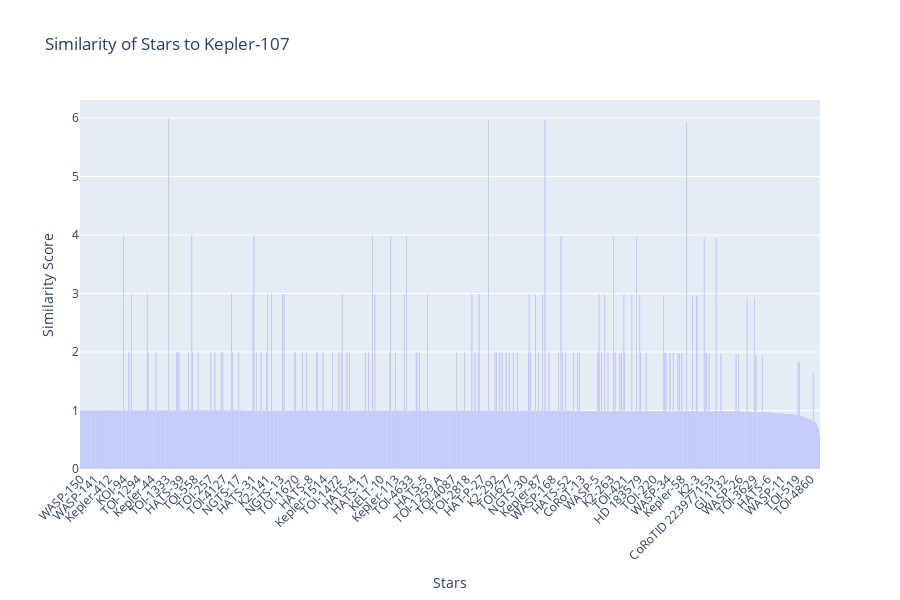

Source (notebook cell):
### Code cell
# Example usage
selected_star = "Kepler-107"  # Change this to any star in dataset

# Rank and plot stars by similarity to the selected star
rankings = rank_by_similarity(X_normalized, selected_star, df)
plot_similarity_ranking(rankings, selected_star)

### Figure 1 — Plotly figure (JSON) as saved in the notebook; plotly's stock layout.template omitted (floating-point values rounded to 4 significant figures; data arrays with more than 128 entries replaced by an {"elided": "..."} marker saying what was removed)
{"data": [{"hoverinfo": "text+x", "hovertext": {"elided": "1126 str values"}, "text": {"elided": "1126 float values"}, "textposition": "auto", "type": "bar", "x": {"elided": "1126 str values"}, "y": {"elided": "1126 float values"}}], "layout": {"height": 600, "title": {"text": "Similarity of Stars to Kepler-107"}, "xaxis": {"tickangle": -45, "title": {"text": "Stars"}}, "yaxis": {"title": {"text": "Similarity Score"}}}}
